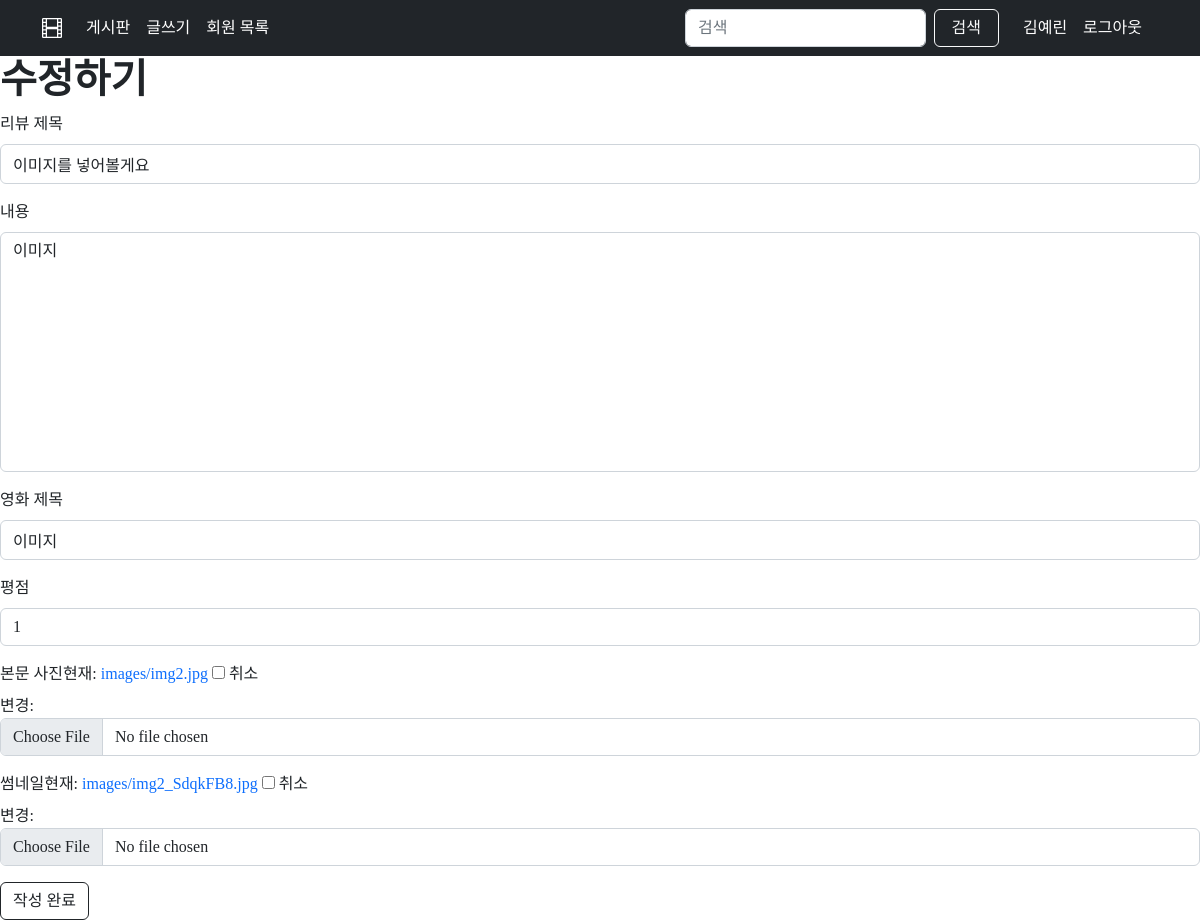
Page /articles/5/update/ (signed in) on the committed database.
### apps/accounts/models.py (models this page shows, shortened)
class User(AbstractUser):
    followings = models.ManyToManyField("self", symmetrical=False, related_name="followers")

### apps/articles/models.py (models this page shows)
class Article(models.Model):
    title = models.CharField(max_length=20)
    content = models.TextField()
    created_at = models.DateTimeField(auto_now_add=True)
    updated_at = models.DateTimeField(auto_now=True)
    movie_name = models.CharField(max_length=30)
    grade = models.IntegerField(validators=[MinValueValidator(1), MaxValueValidator(5)])
    view = models.PositiveIntegerField(default=0)
    user = models.ForeignKey(settings.AUTH_USER_MODEL, on_delete=models.CASCADE)
    like_users = models.ManyToManyField(settings.AUTH_USER_MODEL, related_name="articles")
    image = ProcessedImageField(
        upload_to="images/",
        blank=True,
        processors=[ResizeToFill(1200, 960)],
        format="JPEG",
        options={"quality": 80},
        null=True,
    )
    thumbnail = ProcessedImageField(
        upload_to="images/",
        blank=True,
        processors=[Thumbnail(200, 300)],
        format="JPEG",
        options={"quality": 80},
    )

### apps/articles/views.py (the view)
# urls.py: path("update/", views.update, name="update"),
def update(request, pk):
    article = Article.objects.get(pk=pk)
    if request.user == article.user:
        if request.method == "POST":
            article_form = ArticleForm(request.POST, request.FILES, instance=article)
            if article_form.is_valid():
                article_form.save()
                return redirect("articles:detail", article.pk)
        else:
            article_form = ArticleForm(instance=article)
        context = {"article_form": article_form}
        return render(request, "articles/forms.html", context)
    else:
        return redirect("articles:detail", article.pk)

### apps/articles/forms.py
class ArticleForm(forms.ModelForm):
    class Meta:
        model = Article
        fields = ("title", "content", "movie_name", "grade", "image", "thumbnail")
        widgets = {
            "title": forms.TextInput(
                attrs={
                    "placeholder": "리뷰 제목은 20자 이내로 작성해주세요.",
                    "style": "height: 2.5rem; resize: none;",
                }
            ),
            "movie_name": forms.TextInput(
                attrs={
                    "placeholder": "영화 제목은 30자 이내로 작성해주세요.",
                    "style": "height: 2.5rem; resize: none;",
                }
            ),
            "content": forms.Textarea(
                attrs={
                    "placeholder": "",
                    "style": "height: 15rem; resize: none;",
                }
            ),
        }
        labels = {
            "title": "리뷰 제목",
            "movie_name": "영화 제목",
            "content": "내용",
            "grade": "평점",
            "image": "본문 사진",
            "thumbnail": "썸네일",
        }

### apps/articles/templates/articles/forms.html (shortened to what this page needs)
{% extends 'base.html' %} {% load django_bootstrap5 %} {% block content %} {% if request.resolver_match.url_name == 'create' %}
<div class="container mt-5">
    <h1 class="fw-bold">새로운 글 작성하기</h1>
    {% else %}
    <h1 class="fw-bold"> 수정하기 </h1>
    {% endif %}
    <form action="" method="POST" enctype="multipart/form-data">
        {% csrf_token %} {% bootstrap_form article_form %} {% bootstrap_button button_type="submit" button_class="btn btn-outline-dark" content="작성 완료" %}
    </form>
{% endblock %}

### templates/base.html (shortened to what this page needs)
{% load django_bootstrap5 %} {% load static %}
<!DOCTYPE html>
<html lang="ko">
<head>
    <link href="https://cdn.jsdelivr.net/npm/bootstrap@5.2.2/dist/css/bootstrap.min.css" rel="stylesheet">
    <link href="https://hangeul.pstatic.net/hangeul_static/css/nanum-square-neo.css" rel="stylesheet">
    <link rel="stylesheet" href="https://cdnjs.cloudflare.com/ajax/libs/animate.css/4.1.1/animate.min.css" />
    <link rel="stylesheet" href="https://cdn.jsdelivr.net/npm/bootstrap-icons@1.9.1/font/bootstrap-icons.css">
    <link rel="stylesheet" href="{% static 'css/style.css' %}">
</head>
<body>
    <nav class="navbar navbar-expand-lg position-sticky top-0 bg-dark" style="z-index: 100;">
        <div class="container">
            <a class="navbar-brand text-white" href="{% url 'articles:reviews' %}"><i class="bi bi-film"></i></a>
            <div class="collapse navbar-collapse" id="navbarSupportedContent">
                <ul class="navbar-nav me-auto mb-2 mb-lg-0">
                    <li class="nav-item">
                        <a class="nav-link text-white" href="{% url 'articles:reviews' %}">게시판</a>
                    </li>
                    <li class="nav-item">
                        <a class="nav-link text-white" href="{% url 'articles:create' %}">글쓰기</a>
                    </li>
                    <li class="nav-item">
                        <a class="nav-link text-white" href="{% url 'accounts:user-list' %}">회원 목록</a>
                    </li>
                </ul>
                <form class="d-flex" role="search" method="POST" action="{% url 'articles:search' %}">
                    <input class="form-control me-auto" type="search" name="search" placeholder="검색">
                    <button class="btn btn-outline-light mx-2" type="submit" style="width: 5rem;">검색</button>
                </form>
                <ul class="navbar-nav me-2 mb-lg-0">
                    {% if request.user.is_authenticated %}
                    <li class="nav-item ms-2">
                        <a class="nav-link text-white" href="{% url 'accounts:profile' request.user.pk %}">{{ request.user }}</a>
                    </li>
                    <li class="nav-item">
                        <a class="nav-link text-white" href="{% url 'accounts:logout' %}">로그아웃</a>
                    </li>
                {% endif %}
            </div>
        </div>
    </nav>
    {% block content %} {% endblock content %}
</body>
</html>

### static/css/style.css (style rules this page uses)
* { font-family: 'NanumSquareNeo'; }
a { text-decoration: none; }

### rows in the picture
User: user "김예린"
Article: title "이미지를 넣어볼게요", content "이미지", movie_name "이미지", grade "1"
